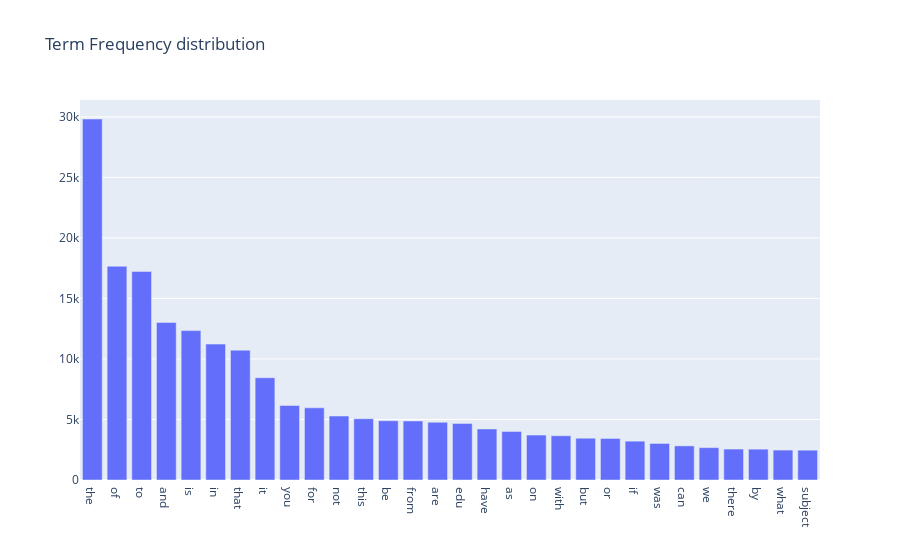

This figure's notebook cell:
### Markdown cell above
### Exercise 14 (take home):

### Code cell
x = [x[0] for x in sorted_paired_values[:30]]
y = [y[1] for y in sorted_paired_values[:30]]

trace = go.Bar(x = x, y = y)
data = [trace]
layout = go.Layout(title = 'Term Frequency distribution')
fig = go.Figure(data = data, layout = layout)
fig.show()

### Figure 1 — Plotly figure (JSON) as saved in the notebook; plotly's stock layout.template omitted (floating-point values rounded to 4 significant figures)
{"data": [{"type": "bar", "x": ["the", "of", "to", "and", "is", "in", "that", "it", "you", "for", "not", "this", "be", "from", "are", "edu", "have", "as", "on", "with", "but", "or", "if", "was", "can", "we", "there", "by", "what", "subject"], "y": [29825, 17660, 17222, 13017, 12343, 11226, 10723, 8447, 6157, 5962, 5285, 5063, 4898, 4877, 4769, 4675, 4218, 4015, 3709, 3655, 3453, 3432, 3208, 3020, 2818, 2674, 2556, 2548, 2472, 2464]}], "layout": {"title": {"text": "Term Frequency distribution"}}}
